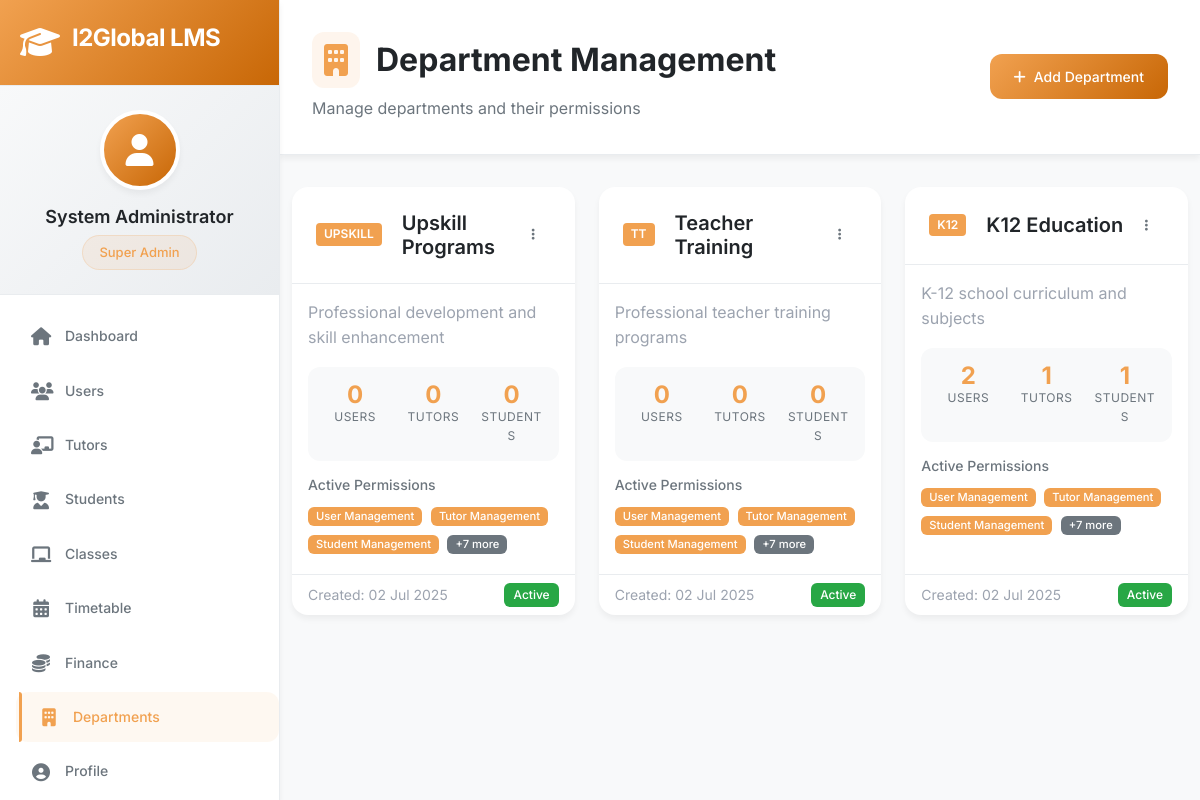
/admin/departments (signed in), run on an earlier commit of the app's database.
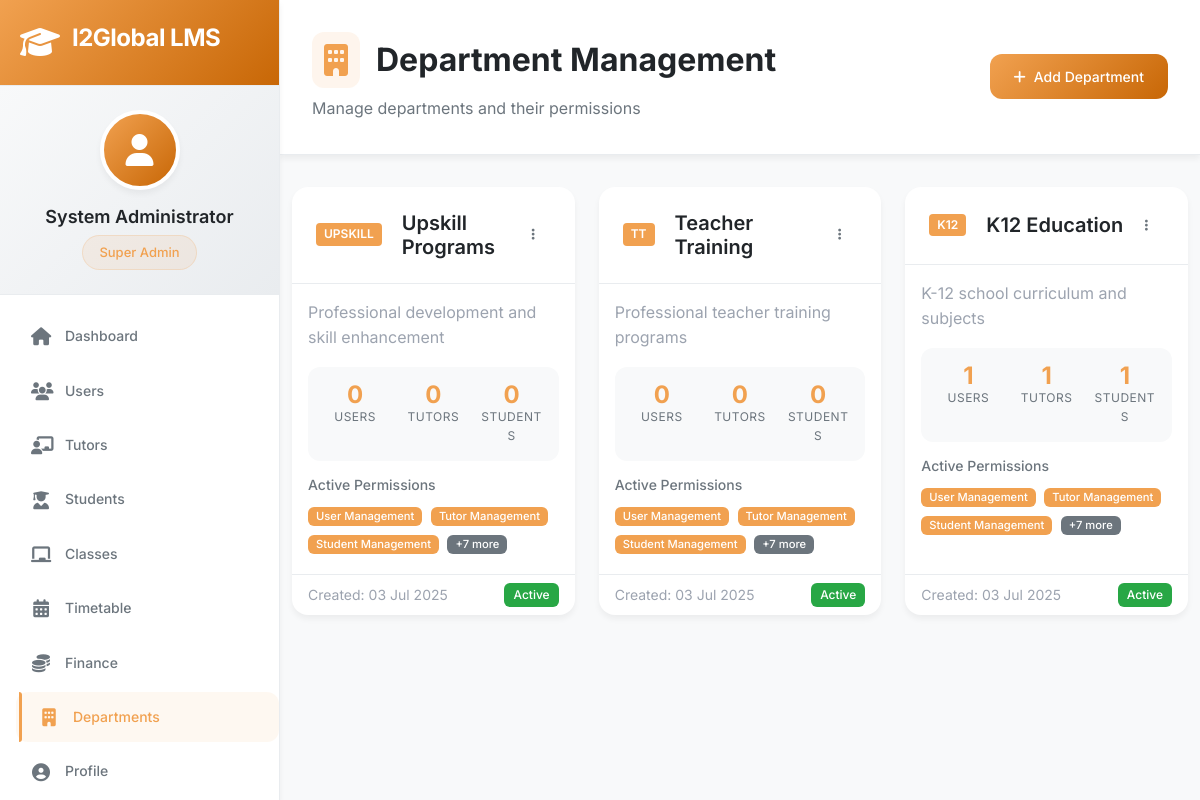
And on a later commit of the database.
### app/models/department.py (models this page shows, shortened)
class Department(db.Model):
    __tablename__ = 'departments'
    id = db.Column(db.Integer, primary_key=True)
    name = db.Column(db.String(50), unique=True, nullable=False)
    code = db.Column(db.String(10), unique=True, nullable=False)  # K12, TT, UPSKILL
    description = db.Column(db.Text)
    permissions = db.Column(db.Text)  # JSON string of permissions
    is_active = db.Column(db.Boolean, default=True)
    created_at = db.Column(db.DateTime, default=datetime.utcnow)
    created_by = db.Column(db.Integer, db.ForeignKey('users.id'))
    settings = db.Column(db.Text)  # JSON string for department-specific settings
    def get_permissions(self):
        if self.permissions:
            try:
                return json.loads(self.permissions)
            except:
                return []
        return []
    def get_user_count(self):
        from app.models.user import User
        return User.query.filter_by(department_id=self.id, is_active=True).count()
    def get_tutor_count(self):
        from app.models.user import User
        return User.query.filter_by(
            department_id=self.id,
            role='tutor',
            is_active=True
        ).count()
    def get_student_count(self):
        from app.models.student import Student
        return Student.query.filter_by(
            department_id=self.id,
            is_active=True
        ).count()

### app/routes/admin.py (the view)
@bp.route('/departments')
@login_required
@admin_required
def departments():
    departments = Department.query.order_by(Department.created_at.desc()).all()
    return render_template('admin/departments.html', departments=departments)

### app/models/user.py (called while the page is built, shortened)
@login.user_loader
def load_user(user_id):
    return User.query.get(int(user_id))

    def has_permission(self, permission):
        if self.role == 'superadmin':
            return True

    def get_role_display(self):
        role_map = {
            'superadmin': 'Super Admin',
            'admin': 'Admin',
            'coordinator': 'Coordinator',
            'tutor': 'Tutor'
        }
        return role_map.get(self.role, self.role.title())

### app/routes/admin.py (called while the page is built)
def admin_required(f):
    @wraps(f)
    def decorated_function(*args, **kwargs):
        if current_user.role not in ['superadmin', 'admin', 'coordinator']:
            flash('Access denied. Insufficient permissions.', 'error')
            return redirect(url_for('dashboard.index'))
        return f(*args, **kwargs)
    return decorated_function

### app/templates/admin/departments.html (shortened to what the changed rows need)
{% extends "base.html" %}
{% block content %}
<div class="page-header">
    <div class="d-flex justify-content-between align-items-center">
        <div>
            <h1 class="page-title">
                <i class="fas fa-building"></i>
                Department Management
            </h1>
        </div>
    </div>
</div>
<div class="container-fluid">
    <div class="row g-4">
        {% for department in departments %}
        <div class="col-lg-4 col-md-6">
            <div class="card department-card h-100">
                <div class="card-header">
                    <div class="d-flex justify-content-between align-items-center">
                        <h5 class="card-title mb-0">
                            <span class="dept-code">{{ department.code }}</span>
                            {{ department.name }}
                        </h5>
                        <div class="dropdown">
                            <button class="btn btn-sm btn-outline-secondary" type="button"
                                    data-bs-toggle="dropdown" aria-expanded="false">
                                <i class="fas fa-ellipsis-v"></i>
                            </button>
                        </div>
                    </div>
                </div>
                <div class="card-body">
                    <p class="text-muted mb-3">{{ department.description or 'No description available' }}</p>
                    <div class="dept-stats">
                        <div class="row g-3">
                            <div class="col-4">
                                <div class="stat-item">
                                    <div class="stat-value">{{ department.get_user_count() }}</div>
                                    <div class="stat-label">Users</div>
                                </div>
                            </div>
                            <div class="col-4">
                                <div class="stat-item">
                                    <div class="stat-value">{{ department.get_tutor_count() }}</div>
                                    <div class="stat-label">Tutors</div>
                                </div>
                            </div>
                            <div class="col-4">
                                <div class="stat-item">
                                    <div class="stat-value">{{ department.get_student_count() }}</div>
                                    <div class="stat-label">Students</div>
                                </div>
                            </div>
                        </div>
                    </div>
                    <div class="permissions-preview mt-3">
                        <h6 class="mb-2">Active Permissions</h6>
                        <div class="permission-tags">
                            {% for permission in department.get_permissions()[:3] %}
                            <span class="badge badge-primary me-1 mb-1">{{ permission|replace('_', ' ')|title }}</span>
                            {% endfor %}
                            {% if department.get_permissions()|length > 3 %}
                            <span class="badge badge-secondary">+{{ department.get_permissions()|length - 3 }} more</span>
                            {% endif %}
                        </div>
                    </div>
                </div>
                <div class="card-footer">
                    <div class="d-flex justify-content-between align-items-center">
                        <small class="text-muted">
                            Created: {{ department.created_at.strftime('%d %b %Y') if department.created_at else 'N/A' }}
                        </small>
                        <span class="badge badge-{{ 'success' if department.is_active else 'danger' }}">
                            {{ 'Active' if department.is_active else 'Inactive' }}
                        </span>
                    </div>
                </div>
            </div>
        </div>
        {% endfor %}
    </div>
</div>
{% endblock %}

What changed in the data, as far as the page shows it:
changed Department "Upskill Programs": created_at "02 Jul 2025" → "03 Jul 2025"
changed Department "Teacher Training": created_at "02 Jul 2025" → "03 Jul 2025"
changed Department "K12 Education": get_user_count "2" → "1"; created_at "02 Jul 2025" → "03 Jul 2025"
